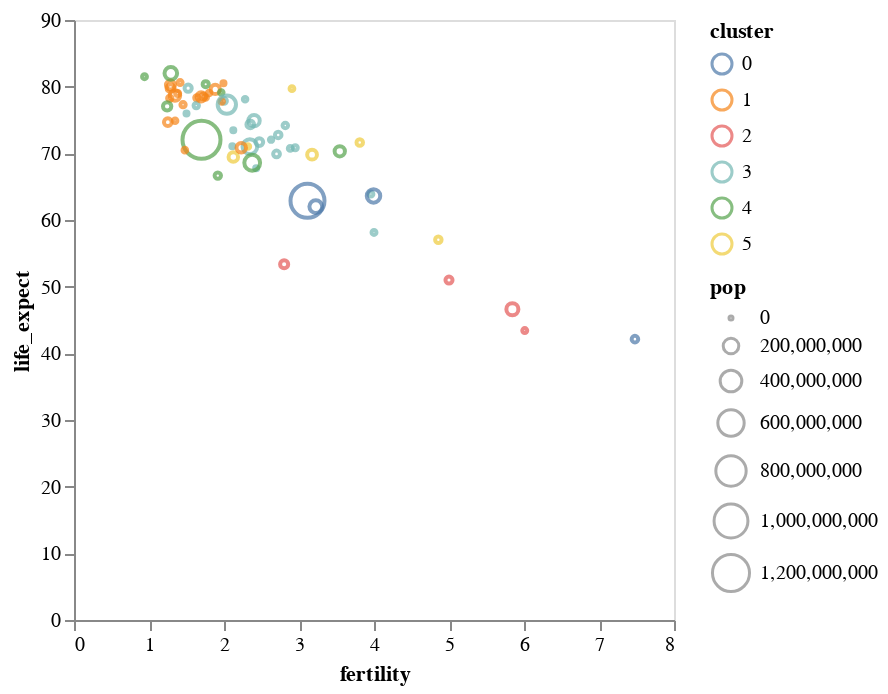

Notebook cell for this chart:
### Markdown cell above
The first customization we'll do is to remove the gridlines from the chart. This is done setting the `grid` property to `False` within the `axis` argument for both the `x` and `y` encodings, providing a way to customize how the axis is displayed.

Learn more information about [`altair.Axis`](https://altair-viz.github.io/user_guide/generated/core/altair.Axis.html#altair.Axis) and [altair.X](https://altair-viz.github.io/user_guide/generated/channels/altair.X.html).

### Code cell
alt.Chart(data_2000).mark_point(tooltip=True).encode(
    x = alt.X('fertility:Q', axis = alt.Axis(grid = False)),
    y = alt.Y('life_expect:Q', axis = alt.Axis(grid = False)),
    color = 'cluster:N',
    size = 'pop:Q'
)

### Figure 1 — Vega-Lite specification as saved in the notebook (floating-point values rounded to 4 significant figures)
{"config": {"view": {"continuousWidth": 300, "continuousHeight": 300}}, "data": {"name": "data-5bbc1a2d42e71c72ac9cf13ffaf6d268"}, "mark": {"type": "point"}, "encoding": {"color": {"field": "cluster", "type": "nominal"}, "size": {"field": "pop", "type": "quantitative"}, "x": {"axis": {"grid": false}, "field": "fertility", "type": "quantitative"}, "y": {"axis": {"grid": false}, "field": "life_expect", "type": "quantitative"}}, "$schema": "https://vega.github.io/schema/vega-lite/v5.20.1.json", "datasets": {"data-5bbc1a2d42e71c72ac9cf13ffaf6d268": [{"year": 2000, "country": "Afghanistan", "cluster": 0, "pop": 23898198, "life_expect": 42.13, "fertility": 7.479}, {"year": 2000, "country": "Argentina", "cluster": 3, "pop": 37497728, "life_expect": 74.34, "fertility": 2.35}, {"year": 2000, "country": "Aruba", "cluster": 3, "pop": 69539, "life_expect": 73.45, "fertility": 2.124}, {"year": 2000, "country": "Australia", "cluster": 4, "pop": 19164620, "life_expect": 80.37, "fertility": 1.756}, {"year": 2000, "country": "Austria", "cluster": 1, "pop": 8113413, "life_expect": 78.98, "fertility": 1.382}, {"year": 2000, "country": "Bahamas", "cluster": 3, "pop": 290075, "life_expect": 71.07, "fertility": 2.111}, {"year": 2000, "country": "Bangladesh", "cluster": 0, "pop": 130406594, "life_expect": 62.01, "fertility": 3.224}, {"year": 2000, "country": "Barbados", "cluster": 3, "pop": 273483, "life_expect": 75.97, "fertility": 1.5}, {"year": 2000, "country": "Belgium", "cluster": 1, "pop": 10263618, "life_expect": 78.32, "fertility": 1.638}, {"year": 2000, "country": "Bolivia", "cluster": 3, "pop": 8152620, "life_expect": 63.88, "fertility": 3.958}, {"year": 2000, "country": "Brazil", "cluster": 3, "pop": 175552771, "life_expect": 71.01, "fertility": 2.345}, {"year": 2000, "country": "Canada", "cluster": 3, "pop": 31278097, "life_expect": 79.77, "fertility": 1.522}, {"year": 2000, "country": "Chile", "cluster": 3, "pop": 15153450, "life_expect": 77.86, "fertility": 2.0}, {"year": 2000, "country": "China", "cluster": 4, "pop": 1262645000, "life_expect": 72.03, "fertility": 1.7}, {"year": 2000, "country": "Colombia", "cluster": 3, "pop": 39685655, "life_expect": 71.68, "fertility": 2.47}, {"year": 2000, "country": "Costa Rica", "cluster": 3, "pop": 3710558, "life_expect": 78.12, "fertility": 2.281}, {"year": 2000, "country": "Croatia", "cluster": 1, "pop": 4410830, "life_expect": 74.88, "fertility": 1.348}, {"year": 2000, "country": "Cuba", "cluster": 3, "pop": 11134273, "life_expect": 77.16, "fertility": 1.63}, {"year": 2000, "country": "Dominican Republic", "cluster": 3, "pop": 8385828, "life_expect": 70.85, "fertility": 2.95}, {"year": 2000, "country": "Ecuador", "cluster": 3, "pop": 12505204, "life_expect": 74.17, "fertility": 2.817}, {"year": 2000, "country": "Egypt", "cluster": 5, "pop": 70492342, "life_expect": 69.81, "fertility": 3.174}, {"year": 2000, "country": "El Salvador", "cluster": 3, "pop": 6122515, "life_expect": 70.73, "fertility": 2.883}, {"year": 2000, "country": "Finland", "cluster": 1, "pop": 5168595, "life_expect": 78.37, "fertility": 1.754}, {"year": 2000, "country": "France", "cluster": 1, "pop": 59381628, "life_expect": 79.59, "fertility": 1.883}, {"year": 2000, "country": "Georgia", "cluster": 1, "pop": 4777209, "life_expect": 70.48, "fertility": 1.478}, {"year": 2000, "country": "Germany", "cluster": 1, "pop": 82187909, "life_expect": 78.67, "fertility": 1.346}, {"year": 2000, "country": "Greece", "cluster": 1, "pop": 10559110, "life_expect": 78.26, "fertility": 1.277}, {"year": 2000, "country": "Grenada", "cluster": 3, "pop": 89312, "life_expect": 67.75, "fertility": 2.429}, {"year": 2000, "country": "Haiti", "cluster": 3, "pop": 7306302, "life_expect": 58.14, "fertility": 4.0}, {"year": 2000, "country": "Hong Kong", "cluster": 4, "pop": 6658720, "life_expect": 81.5, "fertility": 0.94}, {"year": 2000, "country": "Iceland", "cluster": 1, "pop": 281043, "life_expect": 80.5, "fertility": 1.993}, {"year": 2000, "country": "India", "cluster": 0, "pop": 1007702000, "life_expect": 62.88, "fertility": 3.113}, {"year": 2000, "country": "Indonesia", "cluster": 4, "pop": 206265000, "life_expect": 68.59, "fertility": 2.376}, {"year": 2000, "country": "Iran", "cluster": 5, "pop": 65660289, "life_expect": 69.45, "fertility": 2.124}, {"year": 2000, "country": "Iraq", "cluster": 5, "pop": 22675617, "life_expect": 57.05, "fertility": 4.858}, {"year": 2000, "country": "Ireland", "cluster": 1, "pop": 3791690, "life_expect": 77.78, "fertility": 1.969}, {"year": 2000, "country": "Israel", "cluster": 5, "pop": 5842454, "life_expect": 79.7, "fertility": 2.906}, {"year": 2000, "country": "Italy", "cluster": 1, "pop": 57719337, "life_expect": 80.24, "fertility": 1.286}, {"year": 2000, "country": "Jamaica", "cluster": 3, "pop": 2615467, "life_expect": 72.05, "fertility": 2.628}, {"year": 2000, "country": "Japan", "cluster": 4, "pop": 126699784, "life_expect": 82.0, "fertility": 1.291}, {"year": 2000, "country": "Kenya", "cluster": 2, "pop": 29985839, "life_expect": 50.99, "fertility": 5.0}, {"year": 2000, "country": "South Korea", "cluster": 4, "pop": 21647682, "life_expect": 66.66, "fertility": 1.917}, {"year": 2000, "country": "North Korea", "cluster": 4, "pop": 47351083, "life_expect": 77.05, "fertility": 1.242}, {"year": 2000, "country": "Lebanon", "cluster": 5, "pop": 3578036, "life_expect": 71.03, "fertility": 2.319}, {"year": 2000, "country": "Mexico", "cluster": 3, "pop": 99926620, "life_expect": 74.9, "fertility": 2.401}, {"year": 2000, "country": "Netherlands", "cluster": 1, "pop": 15907853, "life_expect": 78.53, "fertility": 1.726}, {"year": 2000, "country": "New Zealand", "cluster": 4, "pop": 3819762, "life_expect": 79.11, "fertility": 1.964}, {"year": 2000, "country": "Nigeria", "cluster": 2, "pop": 114306700, "life_expect": 46.61, "fertility": 5.845}, {"year": 2000, "country": "Norway", "cluster": 1, "pop": 4492400, "life_expect": 79.05, "fertility": 1.801}, {"year": 2000, "country": "Pakistan", "cluster": 0, "pop": 146342958, "life_expect": 63.61, "fertility": 3.994}, {"year": 2000, "country": "Peru", "cluster": 3, "pop": 25979722, "life_expect": 69.91, "fertility": 2.7}, {"year": 2000, "country": "Philippines", "cluster": 4, "pop": 79739825, "life_expect": 70.3, "fertility": 3.544}, {"year": 2000, "country": "Poland", "cluster": 1, "pop": 38654164, "life_expect": 74.67, "fertility": 1.251}, {"year": 2000, "country": "Portugal", "cluster": 1, "pop": 10335597, "life_expect": 77.29, "fertility": 1.454}, {"year": 2000, "country": "Rwanda", "cluster": 2, "pop": 7507056, "life_expect": 43.41, "fertility": 6.01}, {"year": 2000, "country": "Saudi Arabia", "cluster": 5, "pop": 23153090, "life_expect": 71.63, "fertility": 3.81}, {"year": 2000, "country": "South Africa", "cluster": 2, "pop": 44066197, "life_expect": 53.37, "fertility": 2.802}, {"year": 2000, "country": "Spain", "cluster": 1, "pop": 40016081, "life_expect": 79.78, "fertility": 1.287}, {"year": 2000, "country": "Switzerland", "cluster": 1, "pop": 7266920, "life_expect": 80.62, "fertility": 1.415}, {"year": 2000, "country": "Turkey", "cluster": 1, "pop": 65666677, "life_expect": 70.84, "fertility": 2.23}, {"year": 2000, "country": "United Kingdom", "cluster": 1, "pop": 59522468, "life_expect": 78.47, "fertility": 1.695}, {"year": 2000, "country": "United States", "cluster": 3, "pop": 282338631, "life_expect": 77.31, "fertility": 2.038}, {"year": 2000, "country": "Venezuela", "cluster": 3, "pop": 23542649, "life_expect": 72.77, "fertility": 2.723}]}}
